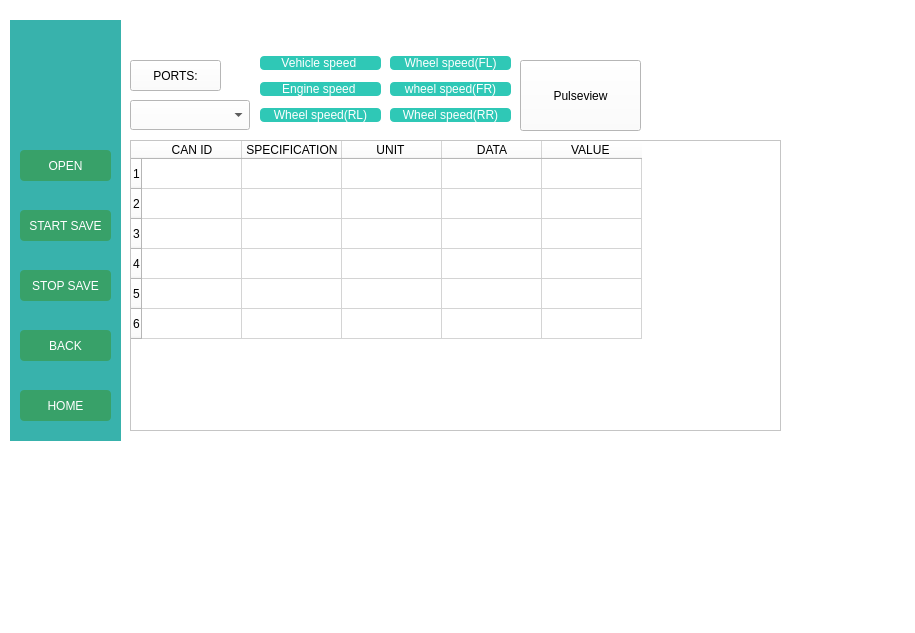
<?xml version="1.0" encoding="UTF-8"?>
<ui version="4.0">
 <class>Mazda_Decode</class>
 <widget class="QDialog" name="Mazda_Decode">
  <property name="geometry">
   <rect>
    <x>0</x>
    <y>0</y>
    <width>915</width>
    <height>633</height>
   </rect>
  </property>
  <property name="windowTitle">
   <string>Dialog</string>
  </property>
  <property name="styleSheet">
   <string notr="true">background-color: rgb(255, 255, 255);</string>
  </property>
  <widget class="QWidget" name="sidebar_2" native="true">
   <property name="geometry">
    <rect>
     <x>10</x>
     <y>20</y>
     <width>111</width>
     <height>421</height>
    </rect>
   </property>
   <property name="styleSheet">
    <string notr="true">background-color: #38B2AC;
</string>
   </property>
   <widget class="QPushButton" name="buttonHome_2">
    <property name="geometry">
     <rect>
      <x>10</x>
      <y>370</y>
      <width>91</width>
      <height>31</height>
     </rect>
    </property>
    <property name="styleSheet">
     <string notr="true">background-color: #38A169; color: white;
border-radius: 4px;</string>
    </property>
    <property name="text">
     <string>HOME</string>
    </property>
   </widget>
   <widget class="QPushButton" name="buttonReturn_2">
    <property name="geometry">
     <rect>
      <x>10</x>
      <y>310</y>
      <width>91</width>
      <height>31</height>
     </rect>
    </property>
    <property name="styleSheet">
     <string notr="true">background-color: #38A169; color: white;
border-radius: 4px;</string>
    </property>
    <property name="text">
     <string>BACK</string>
    </property>
   </widget>
   <widget class="QPushButton" name="buttonSaveStart">
    <property name="geometry">
     <rect>
      <x>10</x>
      <y>190</y>
      <width>91</width>
      <height>31</height>
     </rect>
    </property>
    <property name="styleSheet">
     <string notr="true">background-color: #38A169; color: white;
border-radius: 4px;</string>
    </property>
    <property name="text">
     <string>START SAVE</string>
    </property>
   </widget>
   <widget class="QLabel" name="labelMazda_2">
    <property name="geometry">
     <rect>
      <x>10</x>
      <y>30</y>
      <width>91</width>
      <height>101</height>
     </rect>
    </property>
    <property name="styleSheet">
     <string notr="true">image: url(:/Assets/result_mazda-logo-2018-vertical-download.png);</string>
    </property>
    <property name="text">
     <string/>
    </property>
   </widget>
   <widget class="QPushButton" name="buttonOpen_2">
    <property name="geometry">
     <rect>
      <x>10</x>
      <y>130</y>
      <width>91</width>
      <height>31</height>
     </rect>
    </property>
    <property name="styleSheet">
     <string notr="true">background-color: #38A169; color: white;
border-radius: 4px;</string>
    </property>
    <property name="text">
     <string>OPEN</string>
    </property>
   </widget>
   <widget class="QPushButton" name="buttonSaveStop">
    <property name="geometry">
     <rect>
      <x>10</x>
      <y>250</y>
      <width>91</width>
      <height>31</height>
     </rect>
    </property>
    <property name="styleSheet">
     <string notr="true">background-color: #38A169; color: white;
border-radius: 4px;</string>
    </property>
    <property name="text">
     <string>STOP SAVE</string>
    </property>
   </widget>
  </widget>
  <widget class="QTableWidget" name="tableWidgetDecode">
   <property name="geometry">
    <rect>
     <x>130</x>
     <y>140</y>
     <width>651</width>
     <height>291</height>
    </rect>
   </property>
   <row/>
   <row/>
   <row/>
   <row/>
   <row/>
   <row/>
   <column>
    <property name="text">
     <string>CAN ID</string>
    </property>
   </column>
   <column>
    <property name="text">
     <string>SPECIFICATION</string>
    </property>
   </column>
   <column>
    <property name="text">
     <string>UNIT </string>
    </property>
   </column>
   <column>
    <property name="text">
     <string>DATA</string>
    </property>
   </column>
   <column>
    <property name="text">
     <string>VALUE </string>
    </property>
   </column>
  </widget>
  <widget class="QComboBox" name="cmbPorts">
   <property name="geometry">
    <rect>
     <x>130</x>
     <y>100</y>
     <width>120</width>
     <height>30</height>
    </rect>
   </property>
  </widget>
  <widget class="QPushButton" name="btnPortsInfo">
   <property name="geometry">
    <rect>
     <x>130</x>
     <y>60</y>
     <width>91</width>
     <height>31</height>
    </rect>
   </property>
   <property name="text">
    <string>PORTS:</string>
   </property>
  </widget>
  <widget class="QWidget" name="layoutWidget">
   <property name="geometry">
    <rect>
     <x>260</x>
     <y>50</y>
     <width>121</width>
     <height>81</height>
    </rect>
   </property>
   <layout class="QVBoxLayout" name="verticalLayout">
    <item>
     <widget class="QPushButton" name="buttonVehicleSpeed">
      <property name="styleSheet">
       <string notr="true"> color: white;
background-color: rgb(47, 200, 182);
border-radius: 4px;</string>
      </property>
      <property name="text">
       <string>Vehicle speed </string>
      </property>
     </widget>
    </item>
    <item>
     <widget class="QPushButton" name="buttonEngineSpeed">
      <property name="styleSheet">
       <string notr="true"> color: white;
background-color: rgb(47, 200, 182);
border-radius: 4px;</string>
      </property>
      <property name="text">
       <string>Engine speed </string>
      </property>
     </widget>
    </item>
    <item>
     <widget class="QPushButton" name="buttonWspeedRL">
      <property name="styleSheet">
       <string notr="true"> color: white;
background-color: rgb(47, 200, 182);
border-radius: 4px;</string>
      </property>
      <property name="text">
       <string>Wheel speed(RL)</string>
      </property>
     </widget>
    </item>
   </layout>
  </widget>
  <widget class="QWidget" name="layoutWidget">
   <property name="geometry">
    <rect>
     <x>390</x>
     <y>50</y>
     <width>121</width>
     <height>81</height>
    </rect>
   </property>
   <layout class="QVBoxLayout" name="verticalLayout_2">
    <item>
     <widget class="QPushButton" name="buttonWspeedFL">
      <property name="styleSheet">
       <string notr="true"> color: white;
background-color: rgb(47, 200, 182);
border-radius: 4px;</string>
      </property>
      <property name="text">
       <string>Wheel speed(FL)</string>
      </property>
     </widget>
    </item>
    <item>
     <widget class="QPushButton" name="buttonWspeedFR">
      <property name="styleSheet">
       <string notr="true"> color: white;
background-color: rgb(47, 200, 182);
border-radius: 4px;</string>
      </property>
      <property name="text">
       <string>wheel speed(FR)</string>
      </property>
     </widget>
    </item>
    <item>
     <widget class="QPushButton" name="buttonWspeedRR">
      <property name="styleSheet">
       <string notr="true"> color: white;
background-color: rgb(47, 200, 182);
border-radius: 4px;</string>
      </property>
      <property name="text">
       <string>Wheel speed(RR)</string>
      </property>
     </widget>
    </item>
   </layout>
  </widget>
  <widget class="QPushButton" name="pushButton">
   <property name="geometry">
    <rect>
     <x>520</x>
     <y>60</y>
     <width>121</width>
     <height>71</height>
    </rect>
   </property>
   <property name="text">
    <string>Pulseview</string>
   </property>
  </widget>
 </widget>
 <resources/>
 <connections/>
</ui>
